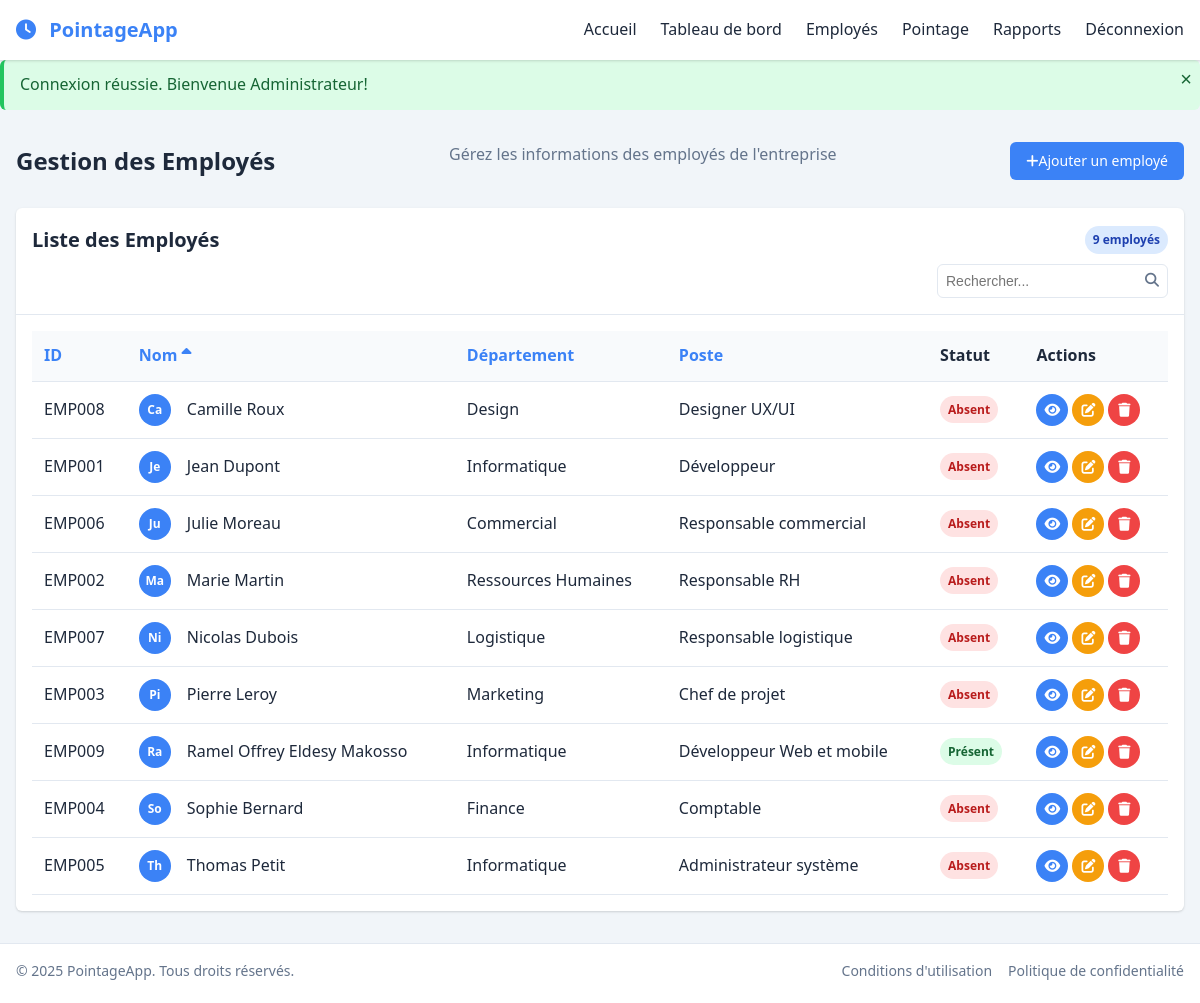
The page /employees.php (signed in) on the database its author committed.
### tables this page shows
CREATE TABLE employees (
        id INTEGER PRIMARY KEY AUTOINCREMENT,
        employee_id TEXT NOT NULL UNIQUE,
        name TEXT NOT NULL,
        department TEXT NOT NULL,
        position TEXT NOT NULL,
        email TEXT,
        phone TEXT,
        created_at TIMESTAMP DEFAULT CURRENT_TIMESTAMP
    );

### includes/functions.php (called while the page is built, shortened)
<?php
function isEmployeePresent($pdo, $employeeId) {
    $stmt = $pdo->prepare("
        SELECT a1.id, a1.action
        FROM attendance a1
        LEFT JOIN attendance a2 ON a1.employee_id = a2.employee_id
            AND a1.timestamp < a2.timestamp
            AND DATE(a1.timestamp) = DATE(a2.timestamp)
        WHERE a1.employee_id = ?
        AND DATE(a1.timestamp) = DATE('now')
        ORDER BY a1.timestamp DESC
        LIMIT 1
    ");
    $stmt->execute([$employeeId]);
    $result = $stmt->fetch();
    return $result && $result['action'] === 'entry';
}

### employees.php (the view, shortened to what this page needs)
<?php
require_once 'config/database.php';
require_once 'includes/functions.php';
$searchTerm = isset($_GET['search']) ? sanitize($_GET['search']) : '';
$sortField = isset($_GET['sort']) ? sanitize($_GET['sort']) : 'name';
$sortOrder = isset($_GET['order']) ? sanitize($_GET['order']) : 'asc';
$sql = "
    SELECT id, employee_id, name, department, position
    FROM employees
    WHERE employee_id LIKE :search OR name LIKE :search OR department LIKE :search OR position LIKE :search
    ORDER BY $sortField $sortOrder
";
$stmt = $pdo->prepare($sql);
$stmt->execute([':search' => "%$searchTerm%"]);
$employees = $stmt->fetchAll();
$stmt = $pdo->query("SELECT COUNT(*) as count FROM employees");
$totalEmployees = $stmt->fetch()['count'];
?>
<!DOCTYPE html>
<html lang="fr">
<head>
    <link rel="stylesheet" href="assets/css/style.css">
    <link rel="stylesheet" href="https://cdnjs.cloudflare.com/ajax/libs/font-awesome/6.4.0/css/all.min.css">
</head>
<body>
    <div class="container">
        <?php include 'includes/header.php'; ?>
        <main>
            <section class="page-header">
                <h1>Gestion des Employés</h1>
                <p>Gérez les informations des employés de l'entreprise</p>
                <a href="employee-add.php" class="btn btn-primary">
                    <i class="fas fa-plus"></i> Ajouter un employé
                </a>
            </section>
            <section class="employees-section">
                <div class="card">
                    <div class="card-header">
                        <div class="card-title-group">
                            <h3>Liste des Employés</h3>
                            <span class="badge badge-primary"><?php echo $totalEmployees; ?> employés</span>
                        </div>
                        <div class="card-actions">
                            <form method="GET" action="" class="search-form">
                                <div class="form-group">
                                    <input type="text" name="search" placeholder="Rechercher..." value="<?php echo $searchTerm; ?>">
                                    <button type="submit" class="btn btn-icon">
                                        <i class="fas fa-search"></i>
                                    </button>
                                </div>
                            </form>
                        </div>
                    </div>
                    <div class="card-body">
                        <div class="table-responsive">
                            <table class="table">
                                <thead>
                                    <tr>
                                        <th>
                                            <a href="?sort=employee_id&order=<?php echo $sortField === 'employee_id' && $sortOrder === 'asc' ? 'desc' : 'asc'; ?>&search=<?php echo $searchTerm; ?>">
                                                ID
                                            </a>
                                        </th>
                                        <th>
                                            <a href="?sort=name&order=<?php echo $sortField === 'name' && $sortOrder === 'asc' ? 'desc' : 'asc'; ?>&search=<?php echo $searchTerm; ?>">
                                                Nom
                                                <?php if ($sortField === 'name'): ?>
                                                    <i class="fas fa-sort-<?php echo $sortOrder === 'asc' ? 'up' : 'down'; ?>"></i>
                                                <?php endif; ?>
                                            </a>
                                        </th>
                                        <th>
                                            <a href="?sort=department&order=<?php echo $sortField === 'department' && $sortOrder === 'asc' ? 'desc' : 'asc'; ?>&search=<?php echo $searchTerm; ?>">
                                                Département
                                            </a>
                                        </th>
                                        <th>
                                            <a href="?sort=position&order=<?php echo $sortField === 'position' && $sortOrder === 'asc' ? 'desc' : 'asc'; ?>&search=<?php echo $searchTerm; ?>">
                                                Poste
                                            </a>
                                        </th>
                                        <th>Statut</th>
                                        <th>Actions</th>
                                    </tr>
                                </thead>
                                <tbody>
                                    <?php if (count($employees) > 0): ?>
                                        <?php foreach ($employees as $employee):
                                            $isPresent = isEmployeePresent($pdo, $employee['id']);
                                        ?>
                                            <tr>
                                                <td><?php echo $employee['employee_id']; ?></td>
                                                <td>
                                                    <div class="employee-name">
                                                        <div class="employee-avatar small">
                                                            <?php echo substr($employee['name'], 0, 2); ?>
                                                        </div>
                                                        <?php echo $employee['name']; ?>
                                                    </div>
                                                </td>
                                                <td><?php echo $employee['department']; ?></td>
                                                <td><?php echo $employee['position']; ?></td>
                                                <td>
                                                    <span class="badge <?php echo $isPresent ? 'badge-success' : 'badge-danger'; ?>">
                                                        <?php echo $isPresent ? 'Présent' : 'Absent'; ?>
                                                    </span>
                                                </td>
                                                <td>
                                                    <div class="action-buttons">
                                                        <a href="employee-view.php?id=<?php echo $employee['id']; ?>" class="btn btn-icon btn-info" title="Voir">
                                                            <i class="fas fa-eye"></i>
                                                        </a>
                                                        <a href="employee-edit.php?id=<?php echo $employee['id']; ?>" class="btn btn-icon btn-warning" title="Modifier">
                                                            <i class="fas fa-edit"></i>
                                                        </a>
                                                        <a href="javascript:void(0);" onclick="confirmDelete(<?php echo $employee['id']; ?>, '<?php echo $employee['name']; ?>')" class="btn btn-icon btn-danger" title="Supprimer">
                                                            <i class="fas fa-trash"></i>
                                                        </a>
                                                    </div>
                                                </td>
                                            </tr>
                                        <?php endforeach; ?>
                                    <?php else: ?>
                                        <tr>
                                            <td colspan="6" class="text-center">Aucun employé trouvé.</td>
                                        </tr>
                                    <?php endif; ?>
                                </tbody>
                            </table>
                        </div>
                    </div>
                </div>
            </section>
        </main>
        <?php include 'includes/footer.php'; ?>
    </div>
</body>
</html>

### assets/css/style.css (style rules this page uses)
:root { --primary-color: #3b82f6; --primary-dark: #2563eb; --primary-light: #93c5fd; --success-color: #22c55e; --danger-color: #ef4444; --warning-color: #f59e0b; --info-color: #3b82f6; --dark-color: #1e293b; --light-color: #f8fafc; --gray-color: #64748b; --gray-light: #e2e8f0; --gray-dark: #475569; --body-bg: #f1f5f9; --card-bg: #ffffff; --header-height: 60px; --footer-height: 60px; --border-radius: 0.375rem; --box-shadow: 0 1px 3px 0 rgba(0, 0, 0, 0.1), 0 1px 2px 0 rgba(0, 0, 0, 0.06); --transition: all 0.3s ease; }
* { margin: 0; padding: 0; box-sizing: border-box; }
body { font-family: "Segoe UI", Tahoma, Geneva, Verdana, sans-serif; background-color: var(--body-bg); color: var(--dark-color); line-height: 1.6; }
a { color: var(--primary-color); text-decoration: none; transition: var(--transition); }
.container { min-height: 100vh; display: flex; flex-direction: column; }
main { flex: 1; padding: 1rem; max-width: 1200px; margin: 0 auto; width: 100%; }
.btn { display: inline-flex; align-items: center; justify-content: center; padding: 0.5rem 1rem; border-radius: var(--border-radius); font-weight: 500; cursor: pointer; transition: var(--transition); border: none; font-size: 0.875rem; }
.btn-primary { background-color: var(--primary-color); color: white; }
.btn-danger { background-color: var(--danger-color); color: white; }
.btn-warning { background-color: var(--warning-color); color: white; }
.btn-info { background-color: var(--info-color); color: white; }
.btn-icon { padding: 0.5rem; border-radius: 50%; width: 2rem; height: 2rem; }
.card { background-color: var(--card-bg); border-radius: var(--border-radius); box-shadow: var(--box-shadow); overflow: hidden; margin-bottom: 1rem; }
.card-header { padding: 1rem; border-bottom: 1px solid var(--gray-light); }
.card-title-group { display: flex; align-items: center; justify-content: space-between; }
.card-header h3 { margin: 0; font-size: 1.25rem; font-weight: 600; }
.card-body { padding: 1rem; }
.card-actions { display: flex; justify-content: flex-end; margin-top: 0.5rem; }
.form-group { margin-bottom: 1rem; }
.form-group input, .form-group select, .form-group textarea { width: 100%; padding: 0.5rem; border: 1px solid var(--gray-light); border-radius: var(--border-radius); font-size: 0.875rem; transition: var(--transition); }
.search-form { display: flex; align-items: center; }
.search-form .form-group { margin-bottom: 0; position: relative; }
.search-form input { padding-right: 2.5rem; }
.search-form .btn-icon { position: absolute; right: 0; top: 0; background: transparent; border: none; color: var(--gray-color); }
.badge { display: inline-flex; align-items: center; padding: 0.25rem 0.5rem; border-radius: 9999px; font-size: 0.75rem; font-weight: 600; }
.badge-primary { background-color: #dbeafe; color: #1e40af; }
.badge-success { background-color: #dcfce7; color: #166534; }
.badge-danger { background-color: #fee2e2; color: #b91c1c; }
.table-responsive { overflow-x: auto; }
.table { width: 100%; border-collapse: collapse; }
.table th, .table td { padding: 0.75rem; text-align: left; border-bottom: 1px solid var(--gray-light); }
.table th { font-weight: 600; background-color: #f8fafc; }
.page-header { display: flex; justify-content: space-between; align-items: flex-start; margin-bottom: 1.5rem; }
.page-header h1 { font-size: 1.5rem; margin-bottom: 0.25rem; }
.page-header p { color: var(--gray-color); }
.employee-avatar { width: 3rem; height: 3rem; border-radius: 50%; background-color: var(--primary-color); color: white; display: flex; align-items: center; justify-content: center; font-weight: 600; margin-right: 1rem; }
.employee-avatar.small { width: 2rem; height: 2rem; font-size: 0.75rem; }
.employee-name { display: flex; align-items: center; }
.action-buttons { display: flex; gap: 0.25rem; }

### rows shown on the page
employees: employee "EMP008", name "Ca", name "Camille Roux", department "Design", position "Designer UX/UI", shows "Absent"
employees: employee "EMP001", name "Je", name "Jean Dupont", department "Informatique", position "Développeur", shows "Absent"
employees: employee "EMP006", name "Ju", name "Julie Moreau", department "Commercial", position "Responsable commercial", shows "Absent"
employees: employee "EMP002", name "Ma", name "Marie Martin", department "Ressources Humaines", position "Responsable RH", shows "Absent"
employees: employee "EMP007", name "Ni", name "Nicolas Dubois", department "Logistique", position "Responsable logistique", shows "Absent"
employees: employee "EMP003", name "Pi", name "Pierre Leroy", department "Marketing", position "Chef de projet", shows "Absent"
employees: employee "EMP009", name "Ra", name "Ramel Offrey Eldesy Makosso", department "Informatique", position "Développeur Web et mobile", shows "Présent"
employees: employee "EMP004", name "So", name "Sophie Bernard", department "Finance", position "Comptable", shows "Absent"
employees: employee "EMP005", name "Th", name "Thomas Petit", department "Informatique", position "Administrateur système", shows "Absent"

### other values the page prints
$alert['message'] "Connexion réussie. Bienvenue Administrateur!"
$totalEmployees "9"
